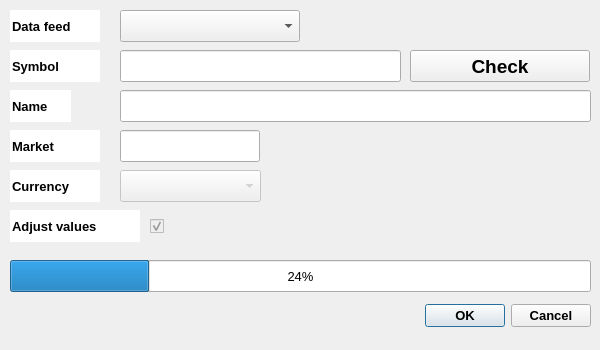
<?xml version="1.0" encoding="UTF-8"?>
<ui version="4.0">
 <class>DownloadDataDialog</class>
 <widget class="QDialog" name="DownloadDataDialog">
  <property name="windowModality">
   <enum>Qt::ApplicationModal</enum>
  </property>
  <property name="geometry">
   <rect>
    <x>0</x>
    <y>0</y>
    <width>600</width>
    <height>350</height>
   </rect>
  </property>
  <property name="minimumSize">
   <size>
    <width>600</width>
    <height>350</height>
   </size>
  </property>
  <property name="maximumSize">
   <size>
    <width>600</width>
    <height>350</height>
   </size>
  </property>
  <property name="font">
   <font>
    <pointsize>10</pointsize>
    <weight>50</weight>
    <bold>false</bold>
   </font>
  </property>
  <property name="windowTitle">
   <string>Download Data</string>
  </property>
  <property name="windowIcon">
   <iconset resource="../resources/ChartGeany.qrc">
    <normaloff>:/png/images/icons/PNG/Internet_Download.png</normaloff>:/png/images/icons/PNG/Internet_Download.png</iconset>
  </property>
  <property name="autoFillBackground">
   <bool>true</bool>
  </property>
  <property name="sizeGripEnabled">
   <bool>false</bool>
  </property>
  <property name="modal">
   <bool>true</bool>
  </property>
  <widget class="QDialogButtonBox" name="buttonBox">
   <property name="geometry">
    <rect>
     <x>250</x>
     <y>300</y>
     <width>341</width>
     <height>32</height>
    </rect>
   </property>
   <property name="font">
    <font>
     <weight>75</weight>
     <bold>true</bold>
    </font>
   </property>
   <property name="focusPolicy">
    <enum>Qt::NoFocus</enum>
   </property>
   <property name="orientation">
    <enum>Qt::Horizontal</enum>
   </property>
   <property name="standardButtons">
    <set>QDialogButtonBox::Cancel|QDialogButtonBox::Ok</set>
   </property>
  </widget>
  <widget class="QLineEdit" name="symbolLbl">
   <property name="geometry">
    <rect>
     <x>10</x>
     <y>50</y>
     <width>90</width>
     <height>32</height>
    </rect>
   </property>
   <property name="font">
    <font>
     <pointsize>10</pointsize>
     <weight>75</weight>
     <bold>true</bold>
     <kerning>true</kerning>
    </font>
   </property>
   <property name="mouseTracking">
    <bool>false</bool>
   </property>
   <property name="focusPolicy">
    <enum>Qt::NoFocus</enum>
   </property>
   <property name="acceptDrops">
    <bool>false</bool>
   </property>
   <property name="autoFillBackground">
    <bool>true</bool>
   </property>
   <property name="locale">
    <locale language="English" country="UnitedStates"/>
   </property>
   <property name="text">
    <string>Symbol</string>
   </property>
   <property name="frame">
    <bool>false</bool>
   </property>
   <property name="readOnly">
    <bool>true</bool>
   </property>
  </widget>
  <widget class="QLineEdit" name="symbolEdit">
   <property name="geometry">
    <rect>
     <x>120</x>
     <y>50</y>
     <width>281</width>
     <height>32</height>
    </rect>
   </property>
   <property name="focusPolicy">
    <enum>Qt::StrongFocus</enum>
   </property>
   <property name="autoFillBackground">
    <bool>false</bool>
   </property>
   <property name="locale">
    <locale language="English" country="UnitedStates"/>
   </property>
   <property name="frame">
    <bool>true</bool>
   </property>
  </widget>
  <widget class="QLineEdit" name="nameLbl">
   <property name="geometry">
    <rect>
     <x>10</x>
     <y>90</y>
     <width>61</width>
     <height>32</height>
    </rect>
   </property>
   <property name="font">
    <font>
     <pointsize>10</pointsize>
     <weight>75</weight>
     <bold>true</bold>
     <kerning>true</kerning>
    </font>
   </property>
   <property name="mouseTracking">
    <bool>false</bool>
   </property>
   <property name="focusPolicy">
    <enum>Qt::NoFocus</enum>
   </property>
   <property name="acceptDrops">
    <bool>false</bool>
   </property>
   <property name="autoFillBackground">
    <bool>true</bool>
   </property>
   <property name="locale">
    <locale language="English" country="UnitedStates"/>
   </property>
   <property name="text">
    <string>Name</string>
   </property>
   <property name="frame">
    <bool>false</bool>
   </property>
   <property name="readOnly">
    <bool>true</bool>
   </property>
  </widget>
  <widget class="QLineEdit" name="nameEdit">
   <property name="geometry">
    <rect>
     <x>120</x>
     <y>90</y>
     <width>471</width>
     <height>32</height>
    </rect>
   </property>
   <property name="focusPolicy">
    <enum>Qt::NoFocus</enum>
   </property>
   <property name="autoFillBackground">
    <bool>false</bool>
   </property>
   <property name="frame">
    <bool>true</bool>
   </property>
   <property name="readOnly">
    <bool>true</bool>
   </property>
  </widget>
  <widget class="QPushButton" name="checkButton">
   <property name="geometry">
    <rect>
     <x>410</x>
     <y>50</y>
     <width>180</width>
     <height>32</height>
    </rect>
   </property>
   <property name="font">
    <font>
     <pointsize>14</pointsize>
     <weight>75</weight>
     <bold>true</bold>
    </font>
   </property>
   <property name="focusPolicy">
    <enum>Qt::NoFocus</enum>
   </property>
   <property name="autoFillBackground">
    <bool>true</bool>
   </property>
   <property name="text">
    <string>Check</string>
   </property>
   <property name="icon">
    <iconset resource="../resources/ChartGeany.qrc">
     <normaloff>:/png/images/icons/PNG/Search.png</normaloff>:/png/images/icons/PNG/Search.png</iconset>
   </property>
   <property name="iconSize">
    <size>
     <width>27</width>
     <height>27</height>
    </size>
   </property>
   <property name="autoDefault">
    <bool>false</bool>
   </property>
   <property name="flat">
    <bool>false</bool>
   </property>
  </widget>
  <widget class="QProgressBar" name="progressBar">
   <property name="geometry">
    <rect>
     <x>10</x>
     <y>260</y>
     <width>581</width>
     <height>32</height>
    </rect>
   </property>
   <property name="value">
    <number>24</number>
   </property>
  </widget>
  <widget class="QLineEdit" name="datafeedLbl">
   <property name="geometry">
    <rect>
     <x>10</x>
     <y>10</y>
     <width>90</width>
     <height>32</height>
    </rect>
   </property>
   <property name="font">
    <font>
     <pointsize>10</pointsize>
     <weight>75</weight>
     <bold>true</bold>
     <kerning>true</kerning>
    </font>
   </property>
   <property name="mouseTracking">
    <bool>false</bool>
   </property>
   <property name="focusPolicy">
    <enum>Qt::NoFocus</enum>
   </property>
   <property name="acceptDrops">
    <bool>false</bool>
   </property>
   <property name="autoFillBackground">
    <bool>true</bool>
   </property>
   <property name="locale">
    <locale language="English" country="UnitedStates"/>
   </property>
   <property name="text">
    <string>Data feed</string>
   </property>
   <property name="frame">
    <bool>false</bool>
   </property>
   <property name="readOnly">
    <bool>true</bool>
   </property>
  </widget>
  <widget class="QComboBox" name="datafeedsComboBox">
   <property name="geometry">
    <rect>
     <x>120</x>
     <y>10</y>
     <width>180</width>
     <height>32</height>
    </rect>
   </property>
   <property name="font">
    <font>
     <pointsize>10</pointsize>
     <kerning>true</kerning>
    </font>
   </property>
   <property name="focusPolicy">
    <enum>Qt::ClickFocus</enum>
   </property>
   <property name="autoFillBackground">
    <bool>false</bool>
   </property>
  </widget>
  <widget class="QLineEdit" name="marketLbl">
   <property name="geometry">
    <rect>
     <x>10</x>
     <y>130</y>
     <width>90</width>
     <height>32</height>
    </rect>
   </property>
   <property name="font">
    <font>
     <pointsize>10</pointsize>
     <weight>75</weight>
     <bold>true</bold>
     <kerning>true</kerning>
    </font>
   </property>
   <property name="mouseTracking">
    <bool>false</bool>
   </property>
   <property name="focusPolicy">
    <enum>Qt::NoFocus</enum>
   </property>
   <property name="acceptDrops">
    <bool>false</bool>
   </property>
   <property name="autoFillBackground">
    <bool>true</bool>
   </property>
   <property name="locale">
    <locale language="English" country="UnitedStates"/>
   </property>
   <property name="text">
    <string>Market</string>
   </property>
   <property name="frame">
    <bool>false</bool>
   </property>
   <property name="readOnly">
    <bool>true</bool>
   </property>
  </widget>
  <widget class="QLineEdit" name="currencyLbl">
   <property name="geometry">
    <rect>
     <x>10</x>
     <y>170</y>
     <width>90</width>
     <height>32</height>
    </rect>
   </property>
   <property name="font">
    <font>
     <pointsize>10</pointsize>
     <weight>75</weight>
     <bold>true</bold>
     <kerning>true</kerning>
    </font>
   </property>
   <property name="mouseTracking">
    <bool>false</bool>
   </property>
   <property name="focusPolicy">
    <enum>Qt::NoFocus</enum>
   </property>
   <property name="acceptDrops">
    <bool>false</bool>
   </property>
   <property name="autoFillBackground">
    <bool>true</bool>
   </property>
   <property name="locale">
    <locale language="English" country="UnitedStates"/>
   </property>
   <property name="text">
    <string>Currency</string>
   </property>
   <property name="frame">
    <bool>false</bool>
   </property>
   <property name="readOnly">
    <bool>true</bool>
   </property>
  </widget>
  <widget class="QLineEdit" name="marketEdit">
   <property name="geometry">
    <rect>
     <x>120</x>
     <y>130</y>
     <width>140</width>
     <height>32</height>
    </rect>
   </property>
   <property name="focusPolicy">
    <enum>Qt::NoFocus</enum>
   </property>
   <property name="autoFillBackground">
    <bool>false</bool>
   </property>
   <property name="frame">
    <bool>true</bool>
   </property>
   <property name="readOnly">
    <bool>true</bool>
   </property>
  </widget>
  <widget class="QComboBox" name="currencyComboBox">
   <property name="enabled">
    <bool>false</bool>
   </property>
   <property name="geometry">
    <rect>
     <x>120</x>
     <y>170</y>
     <width>141</width>
     <height>32</height>
    </rect>
   </property>
   <property name="font">
    <font>
     <pointsize>10</pointsize>
    </font>
   </property>
   <property name="focusPolicy">
    <enum>Qt::StrongFocus</enum>
   </property>
  </widget>
  <widget class="QCheckBox" name="adjustCheckBox">
   <property name="enabled">
    <bool>false</bool>
   </property>
   <property name="geometry">
    <rect>
     <x>150</x>
     <y>214</y>
     <width>24</width>
     <height>24</height>
    </rect>
   </property>
   <property name="font">
    <font>
     <pointsize>9</pointsize>
     <weight>75</weight>
     <bold>true</bold>
     <kerning>true</kerning>
    </font>
   </property>
   <property name="focusPolicy">
    <enum>Qt::ClickFocus</enum>
   </property>
   <property name="autoFillBackground">
    <bool>true</bool>
   </property>
   <property name="text">
    <string/>
   </property>
   <property name="checked">
    <bool>true</bool>
   </property>
  </widget>
  <widget class="QLineEdit" name="adjustLbl">
   <property name="geometry">
    <rect>
     <x>10</x>
     <y>210</y>
     <width>130</width>
     <height>32</height>
    </rect>
   </property>
   <property name="font">
    <font>
     <pointsize>10</pointsize>
     <weight>75</weight>
     <bold>true</bold>
     <kerning>true</kerning>
    </font>
   </property>
   <property name="mouseTracking">
    <bool>false</bool>
   </property>
   <property name="focusPolicy">
    <enum>Qt::NoFocus</enum>
   </property>
   <property name="acceptDrops">
    <bool>false</bool>
   </property>
   <property name="autoFillBackground">
    <bool>true</bool>
   </property>
   <property name="locale">
    <locale language="English" country="UnitedStates"/>
   </property>
   <property name="text">
    <string>Adjust values</string>
   </property>
   <property name="frame">
    <bool>false</bool>
   </property>
   <property name="readOnly">
    <bool>true</bool>
   </property>
  </widget>
 </widget>
 <tabstops>
  <tabstop>symbolEdit</tabstop>
  <tabstop>buttonBox</tabstop>
 </tabstops>
 <resources>
  <include location="../resources/ChartGeany.qrc"/>
 </resources>
 <connections>
  <connection>
   <sender>buttonBox</sender>
   <signal>accepted()</signal>
   <receiver>DownloadDataDialog</receiver>
   <slot>accept()</slot>
   <hints>
    <hint type="sourcelabel">
     <x>248</x>
     <y>254</y>
    </hint>
    <hint type="destinationlabel">
     <x>157</x>
     <y>274</y>
    </hint>
   </hints>
  </connection>
  <connection>
   <sender>buttonBox</sender>
   <signal>rejected()</signal>
   <receiver>DownloadDataDialog</receiver>
   <slot>reject()</slot>
   <hints>
    <hint type="sourcelabel">
     <x>316</x>
     <y>260</y>
    </hint>
    <hint type="destinationlabel">
     <x>286</x>
     <y>274</y>
    </hint>
   </hints>
  </connection>
 </connections>
</ui>
